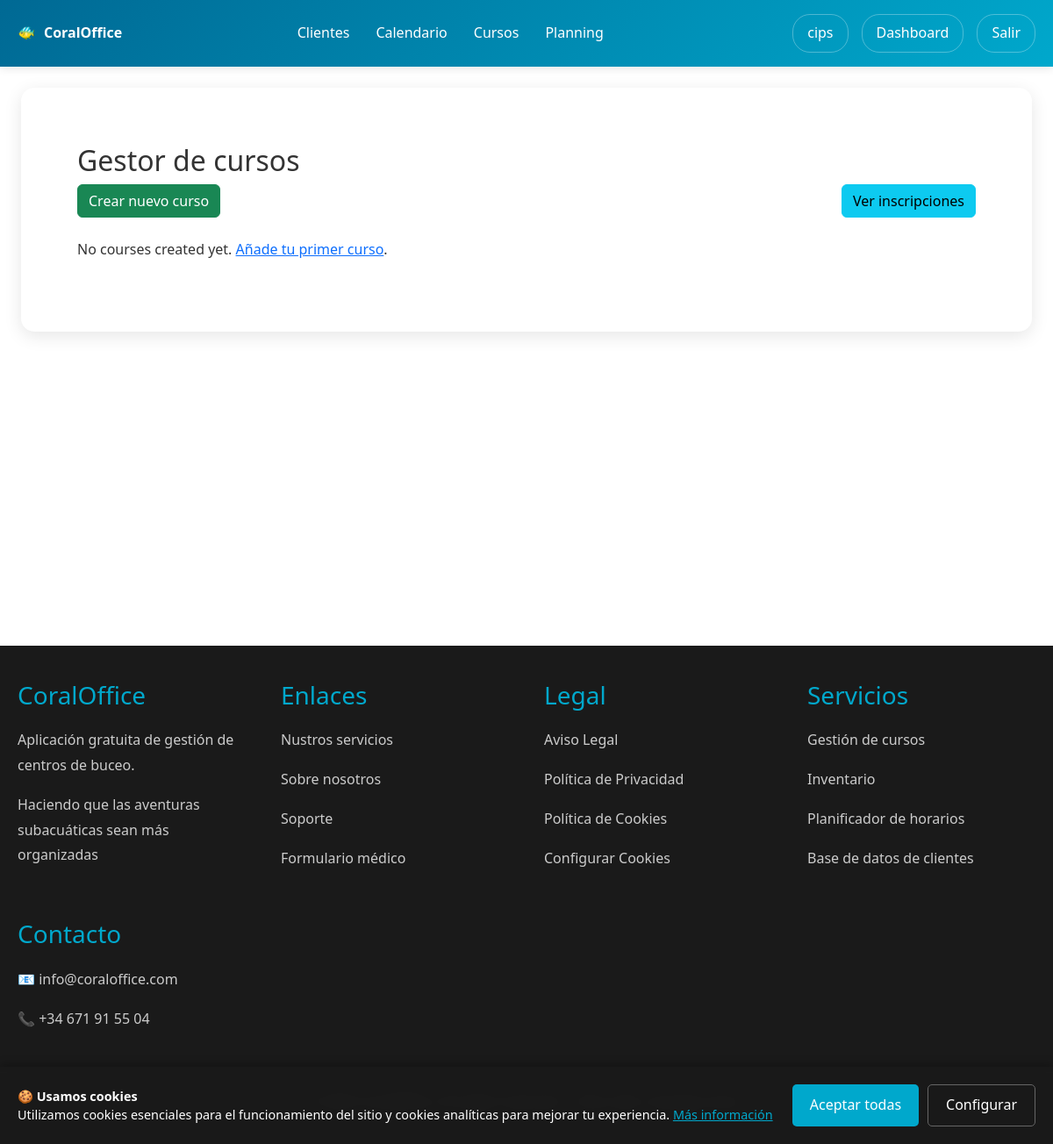
The page /users/courses/ (signed in) on the database as committed earlier.
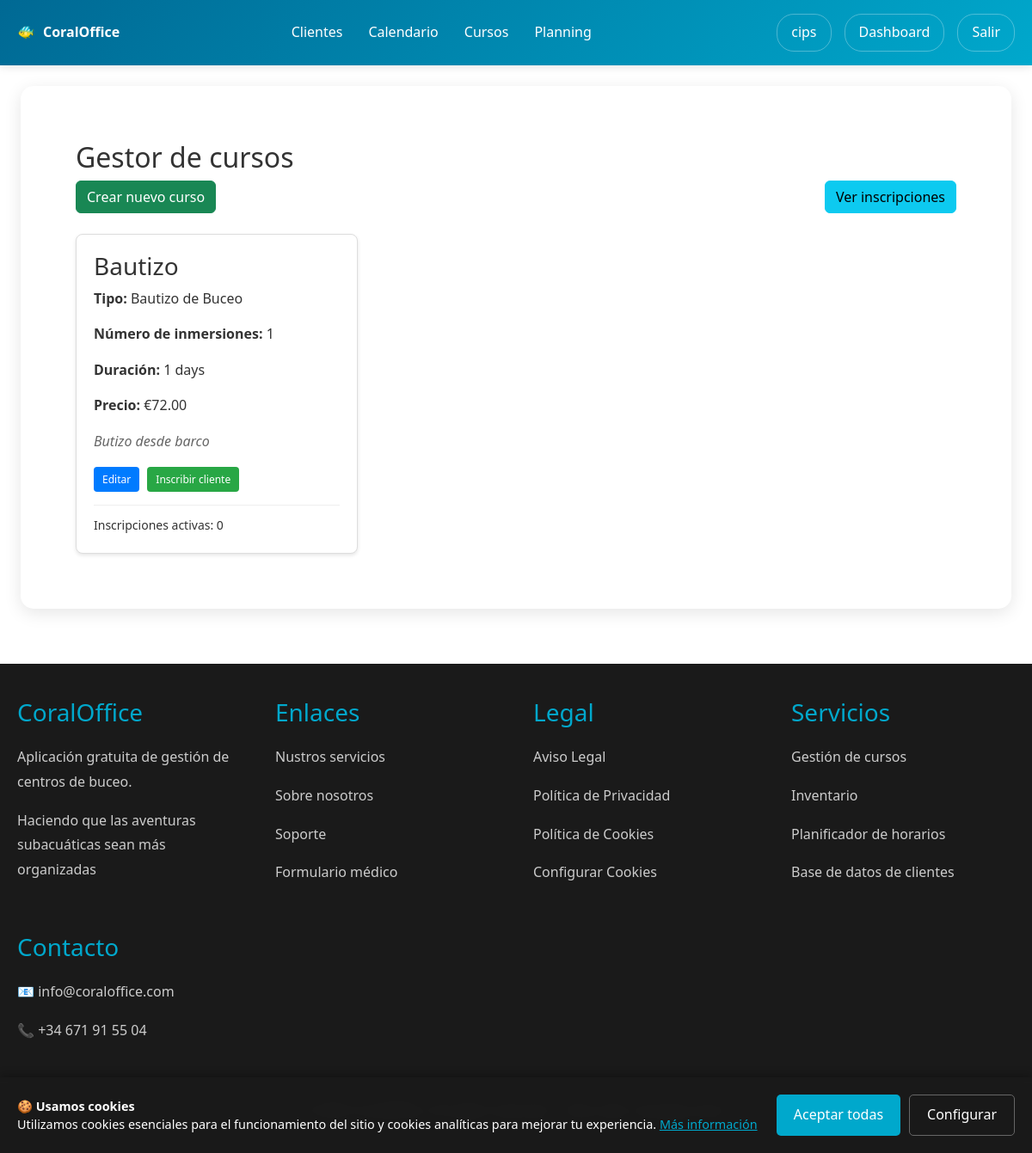
The same page on the database as committed later.
### users/models.py (models this page shows, shortened)
class Course(models.Model):
    COURSE_TYPE_CHOICES = [
        ('OPEN_WATER', 'Open Water Diver'),
        ('ADVANCED_OPEN_WATER', 'Advanced Open Water'),
        ('RESCUE_DIVER', 'Rescue Diver'),
        ('DIVEMASTER', 'Divemaster'),
        ('NITROX', 'Especialidad Nitrox'),
        ('DEEP', 'Specialty Buceo Profundo'),
        ('WRECK', 'Especialidad en Pecios'),
        ('NIGHT', 'Especialidad en Buceo Nocturno'),
        ('NAVIGATION', 'Especialidad en Navegación Subacuática'),
        ('PHOTOGRAPHY', 'Especialidad en Fotografía Subacuática'),
        ('SINGLE_DIVE', 'Inmersión Simple'),
        ('DOUBLE_DIVE', 'Inmersión Doble'),
        ('TRY_DIVE', 'Bautizo de Buceo'),
        ('SCUBA_DIVER', 'Curso Scuba Diver'),
        ('DIVING_LESSON', 'Clase de Buceo'),
        ('REFRESH', 'Curso de Refresco'),
        ('CUSTOM', 'Curso Personalizado'),
    ]
    diving_center = models.ForeignKey(User, on_delete=models.CASCADE, related_name='courses')
    name = models.CharField(max_length=100)
    course_type = models.CharField(max_length=30, choices=COURSE_TYPE_CHOICES, default='CUSTOM')
    description = models.TextField(blank=True)
    total_dives = models.IntegerField(default=1, help_text="Número total de inmersiones en este curso")
    duration_days = models.IntegerField(default=1, help_text="Duración estimada en días")
    price = models.DecimalField(max_digits=10, decimal_places=2, default=0.00)
    prerequisites = models.TextField(blank=True, help_text="Certificaciones o requisitos previos necesarios")
    is_active = models.BooleanField(default=True)
    just_one_dive = models.BooleanField(default=False, help_text="Marcar si esta actividad o curso es solo para una inmersión")
    includes_material = models.BooleanField(default=True, help_text="El material está incluido en el precio del curso")
    includes_instructor = models.BooleanField(default=True, help_text="El instructor está incluido en el precio del curso")
    includes_insurance = models.BooleanField(default=True, help_text="El seguro está incluido en el precio del curso")
    created_at = models.DateTimeField(auto_now_add=True)
    class Meta:
        ordering = ['name']

### users/views.py (the view)
# urls.py: path('courses/', views.courses_list, name='courses_list'),
@login_required
def courses_list(request):
    if not request.user.userprofile.is_diving_center:
        messages.error(request, 'Access denied.')
        return redirect('users:profile')
    courses = Course.objects.filter(diving_center=request.user).order_by('name')
    return render(request, 'users/courses_list.html', {'courses': courses})

### users/context_processors.py (called while the page is built)
def cookies_context(request):
    cookies_accepted = request.COOKIES.get('cookies_accepted', 'false') == 'true'
    show_cookies_banner = not cookies_accepted
    return {
        'cookies_accepted': cookies_accepted,
        'show_cookies_banner': show_cookies_banner,
    }

### users/templates/users/courses_list.html (shortened to what this page needs)
{% extends 'users/base.html' %}
{% block users_content %}
<div class="p-3 container">
    <h2>Gestor de cursos</h2>
    <div class="mb-4 d-flex flex-column flex-md-row justify-content-md-between align-items-md-center">
        <a href="{% url 'users:add_course' %}" class="btn btn-success">Crear nuevo curso</a>
        <a href="{% url 'users:course_enrollments' %}" class="btn btn-info">Ver inscripciones</a>
    </div>
    {% if courses %}
        <div class="courses-grid">
            {% for course in courses %}
                <div class="course-card">
                    <h3>{{ course.name }}</h3>
                    <p><strong>Tipo:</strong> {{ course.get_course_type_display }}</p>
                    <p><strong>Número de inmersiones:</strong> {{ course.total_dives }}</p>
                    <p><strong>Duración:</strong> {{ course.duration_days }} days</p>
                    <p><strong>Precio:</strong> €{{ course.price }}</p>
                    {% if course.description %}
                        <p class="course-description">{{ course.description|truncatewords:20 }}</p>
                    {% endif %}
                    <div class="course-actions">
                        <a href="{% url 'users:edit_course' course.id %}" class="btn-small">Editar</a>
                        <a href="{% url 'users:enroll_customer_general' %}?course={{ course.id }}" class="btn-small" style="background: #28a745;">Inscribir cliente</a>
                    </div>
                    <div class="course-stats">
                        <small>
                            Inscripciones activas: {{ course.enrollments.count }}
                        </small>
                    </div>
                </div>
            {% endfor %}
        </div>
    {% else %}
        <p>No courses created yet. <a href="{% url 'users:add_course' %}">Añade tu primer curso</a>.</p>
    {% endif %}
</div>
{% endblock %}

Rows that differ between the two databases and show on the page:
added Course: name "Bautizo", course_type "Bautizo de Buceo", total_dives "1", duration_days "1", price "72.00", description "Butizo desde barco", enrollments.count "0"
Other text that changed with them:
text no longer shown: "No courses created yet. Añade tu primer curso ."
